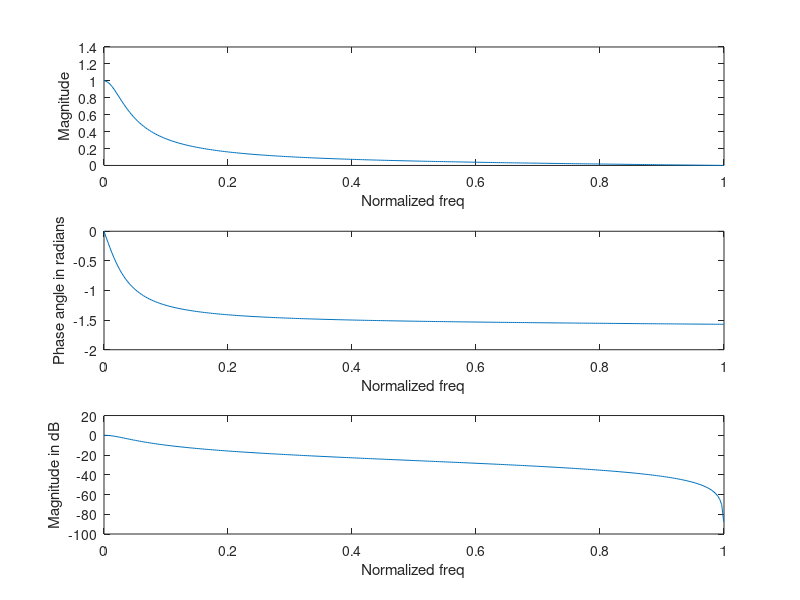

Here is the MATLAB script that generated this plot:
% LPF IIR
%To plot magnitude and phase response of first order low pass IIR digital filters.

%a = 0.9
% b1 = [0.1 0.1];
% a1=[2 -1.8];
b1 = [0.05 0.05];
a1=[1 -0.9];

% %a = 0.6
% b1 = [0.2 0.2];
% a1=[1 -0.6];


w = 0:0.01:pi;
h1 = freqz(b1,a1,w);



subplot(3,1,1);
plot(w/pi,abs(h1));
xlabel("Normalized freq");
ylabel("Magnitude");
hold on;



subplot(3,1,2);
plot(w/pi,angle(h1));
xlabel("Normalized freq");
ylabel("Phase angle in radians");
hold on;



subplot(3,1,3);
plot(w/pi,20*log10(abs(h1)));
xlabel("Normalized freq");
ylabel("Magnitude in dB");
hold on;